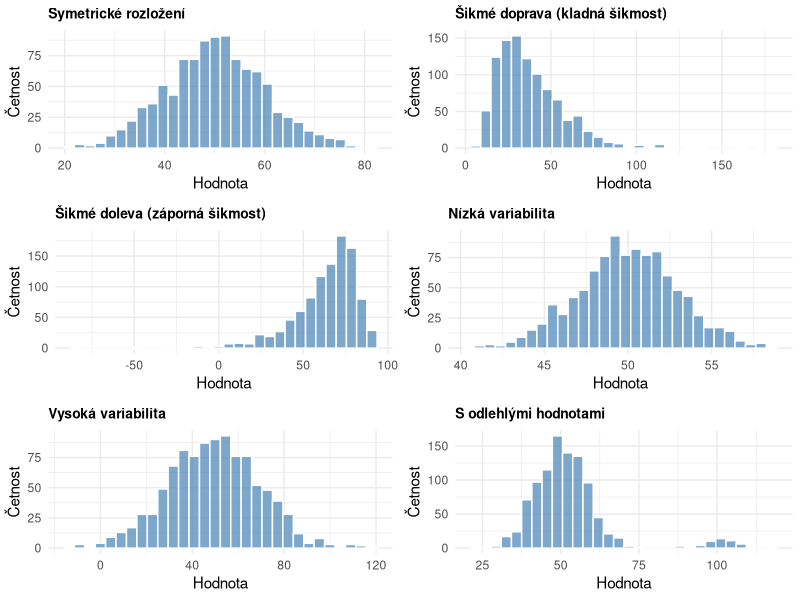
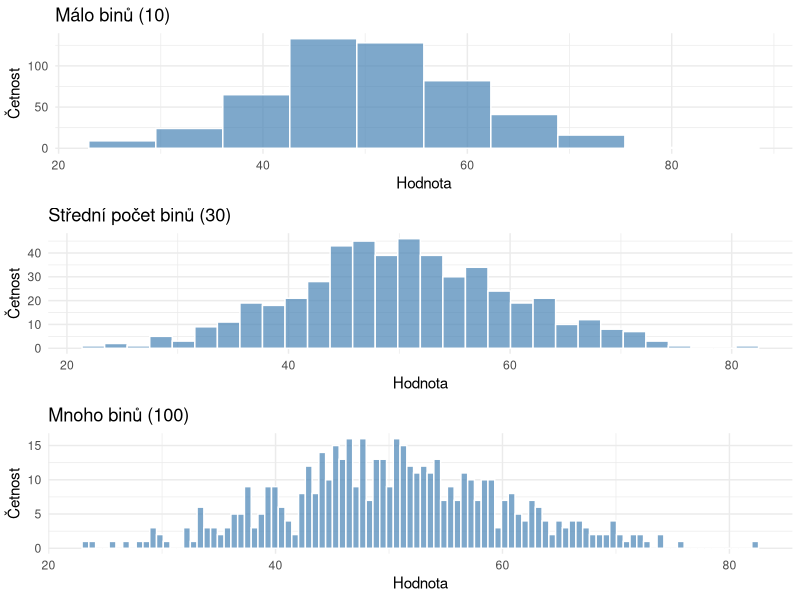

The R script that drew these images, in order:
## ---- chunk 1
#| label: fig-histogram-shapes
#| fig-cap: "Různé tvary histogramů a jejich interpretace"
#| warning: false
#| fig-height: 10

library(ggplot2)
library(gridExtra)
set.seed(123)

# 1. Symetrické (normální) rozložení
data_symmetric <- data.frame(
  hodnota = rnorm(1000, mean = 50, sd = 10),
  typ = "Symetrické rozložení"
)

# 2. Pravostranně šikmé (kladná šikmost)
data_right_skew <- data.frame(
  hodnota = exp(rnorm(1000, mean = 3.5, sd = 0.5)),
  typ = "Šikmé doprava (kladná šikmost)"
)

# 3. Levostranně šikmé (záporná šikmost)
data_left_skew <- data.frame(
  hodnota = 100 - exp(rnorm(1000, mean = 3.5, sd = 0.5)),
  typ = "Šikmé doleva (záporná šikmost)"
)

# 4. Nízká variabilita
data_low_var <- data.frame(
  hodnota = rnorm(1000, mean = 50, sd = 3),
  typ = "Nízká variabilita (úzké rozložení)"
)

# 5. Vysoká variabilita
data_high_var <- data.frame(
  hodnota = rnorm(1000, mean = 50, sd = 20),
  typ = "Vysoká variabilita (široké rozložení)"
)

# 6. Data s odlehlými hodnotami
data_outliers <- data.frame(
  hodnota = c(rnorm(950, mean = 50, sd = 8),
              rnorm(50, mean = 100, sd = 5)),
  typ = "Přítomnost odlehlých hodnot"
)

# Funkce pro vytvoření histogramu
create_histogram <- function(data, title) {
  ggplot(data, aes(x = hodnota)) +
    geom_histogram(bins = 30, fill = "steelblue", color = "white", alpha = 0.7) +
    labs(title = title, x = "Hodnota", y = "Četnost") +
    theme_minimal() +
    theme(plot.title = element_text(size = 10, face = "bold"))
}

# Vytvoření jednotlivých grafů
p1 <- create_histogram(data_symmetric, "Symetrické rozložení")
p2 <- create_histogram(data_right_skew, "Šikmé doprava (kladná šikmost)")
p3 <- create_histogram(data_left_skew, "Šikmé doleva (záporná šikmost)")
p4 <- create_histogram(data_low_var, "Nízká variabilita")
p5 <- create_histogram(data_high_var, "Vysoká variabilita")
p6 <- create_histogram(data_outliers, "S odlehlými hodnotami")

# Uspořádání do mřížky
gridExtra::grid.arrange(p1, p2, p3, p4, p5, p6, ncol = 2)
## ---- chunk 2
#| label: fig-bin-width
#| fig-cap: "Vliv šířky binu na vzhled histogramu"
#| warning: false

set.seed(123)
data <- data.frame(hodnota = rnorm(500, mean = 50, sd = 10))

p1 <- ggplot(data, aes(x = hodnota)) +
  geom_histogram(bins = 10, fill = "steelblue", color = "white", alpha = 0.7) +
  labs(title = "Málo binů (10)", x = "Hodnota", y = "Četnost") +
  theme_minimal()

p2 <- ggplot(data, aes(x = hodnota)) +
  geom_histogram(bins = 30, fill = "steelblue", color = "white", alpha = 0.7) +
  labs(title = "Střední počet binů (30)", x = "Hodnota", y = "Četnost") +
  theme_minimal()

p3 <- ggplot(data, aes(x = hodnota)) +
  geom_histogram(bins = 100, fill = "steelblue", color = "white", alpha = 0.7) +
  labs(title = "Mnoho binů (100)", x = "Hodnota", y = "Četnost") +
  theme_minimal()

gridExtra::grid.arrange(p1, p2, p3, ncol = 1)
